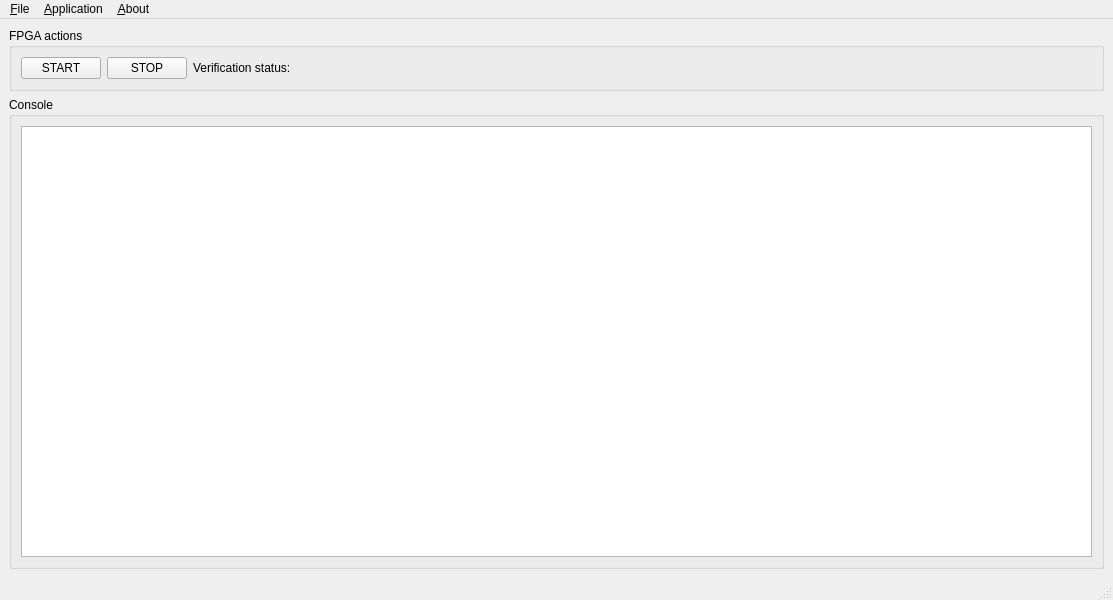
<?xml version="1.0" encoding="UTF-8"?>
<ui version="4.0">
 <class>MainWindow</class>
 <widget class="QMainWindow" name="MainWindow">
  <property name="geometry">
   <rect>
    <x>0</x>
    <y>0</y>
    <width>1113</width>
    <height>600</height>
   </rect>
  </property>
  <property name="windowTitle">
   <string>Application demo - Simple State-Machine v0.1.0</string>
  </property>
  <widget class="QWidget" name="centralwidget">
   <layout class="QGridLayout" name="gridLayout">
    <item row="2" column="0">
     <widget class="QGroupBox" name="groupBox">
      <property name="title">
       <string>Console</string>
      </property>
      <layout class="QGridLayout" name="gridLayout_3">
       <item row="1" column="0">
        <widget class="QTextBrowser" name="txtConsole"/>
       </item>
      </layout>
     </widget>
    </item>
    <item row="0" column="0">
     <widget class="QGroupBox" name="groupBox_2">
      <property name="title">
       <string>FPGA actions</string>
      </property>
      <layout class="QHBoxLayout" name="horizontalLayout_3">
       <item>
        <widget class="QPushButton" name="btnStart">
         <property name="text">
          <string>START</string>
         </property>
        </widget>
       </item>
       <item>
        <widget class="QPushButton" name="btnStop">
         <property name="text">
          <string>STOP</string>
         </property>
        </widget>
       </item>
       <item>
        <widget class="QLabel" name="label">
         <property name="text">
          <string>Verification status: </string>
         </property>
        </widget>
       </item>
       <item>
        <widget class="QLabel" name="imgLed">
         <property name="text">
          <string/>
         </property>
        </widget>
       </item>
       <item>
        <spacer name="horizontalSpacer_3">
         <property name="orientation">
          <enum>Qt::Horizontal</enum>
         </property>
         <property name="sizeHint" stdset="0">
          <size>
           <width>40</width>
           <height>20</height>
          </size>
         </property>
        </spacer>
       </item>
      </layout>
     </widget>
    </item>
   </layout>
  </widget>
  <widget class="QMenuBar" name="menubar">
   <property name="geometry">
    <rect>
     <x>0</x>
     <y>0</y>
     <width>1113</width>
     <height>21</height>
    </rect>
   </property>
   <widget class="QMenu" name="menu_File">
    <property name="title">
     <string>&amp;File</string>
    </property>
    <addaction name="mnuExit"/>
   </widget>
   <widget class="QMenu" name="menu_About">
    <property name="title">
     <string>&amp;Application</string>
    </property>
   </widget>
   <widget class="QMenu" name="menu_About_2">
    <property name="title">
     <string>&amp;About</string>
    </property>
   </widget>
   <addaction name="menu_File"/>
   <addaction name="menu_About"/>
   <addaction name="menu_About_2"/>
  </widget>
  <widget class="QStatusBar" name="statusbar"/>
  <action name="mnuExit">
   <property name="text">
    <string>&amp;Exit</string>
   </property>
  </action>
  <action name="mnuReadGroups">
   <property name="text">
    <string>&amp;Read groups</string>
   </property>
  </action>
 </widget>
 <resources/>
 <connections/>
</ui>
